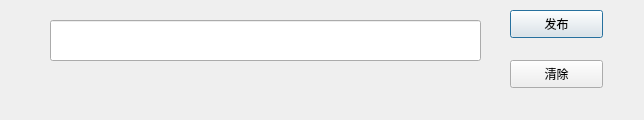
<?xml version="1.0" encoding="UTF-8"?>
<ui version="4.0">
 <class>comment</class>
 <widget class="QDialog" name="comment">
  <property name="geometry">
   <rect>
    <x>0</x>
    <y>0</y>
    <width>644</width>
    <height>120</height>
   </rect>
  </property>
  <property name="windowTitle">
   <string>Dialog</string>
  </property>
  <widget class="QPushButton" name="pb_publish">
   <property name="geometry">
    <rect>
     <x>510</x>
     <y>10</y>
     <width>93</width>
     <height>28</height>
    </rect>
   </property>
   <property name="text">
    <string>发布</string>
   </property>
  </widget>
  <widget class="QPushButton" name="pb_clear">
   <property name="geometry">
    <rect>
     <x>510</x>
     <y>60</y>
     <width>93</width>
     <height>28</height>
    </rect>
   </property>
   <property name="text">
    <string>清除</string>
   </property>
  </widget>
  <widget class="QLineEdit" name="le_comment">
   <property name="geometry">
    <rect>
     <x>50</x>
     <y>20</y>
     <width>431</width>
     <height>41</height>
    </rect>
   </property>
  </widget>
 </widget>
 <resources/>
 <connections/>
</ui>
